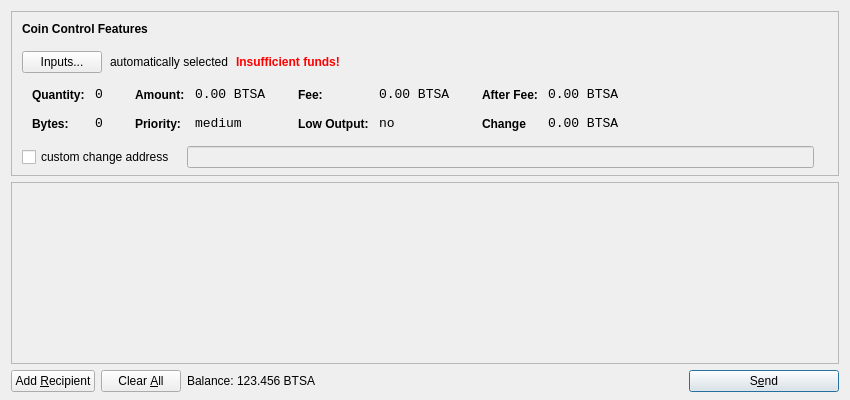
<?xml version="1.0" encoding="UTF-8"?>
<ui version="4.0">
 <class>SendCoinsDialog</class>
 <widget class="QDialog" name="SendCoinsDialog">
  <property name="geometry">
   <rect>
    <x>0</x>
    <y>0</y>
    <width>850</width>
    <height>400</height>
   </rect>
  </property>
  <property name="windowTitle">
   <string>Send Coins</string>
  </property>
  <layout class="QVBoxLayout" name="verticalLayout" stretch="0,1,0">
   <property name="bottomMargin">
    <number>8</number>
   </property>
   <item>
    <widget class="QFrame" name="frameCoinControl">
     <property name="sizePolicy">
      <sizepolicy hsizetype="Expanding" vsizetype="Expanding">
       <horstretch>0</horstretch>
       <verstretch>0</verstretch>
      </sizepolicy>
     </property>
     <property name="maximumSize">
      <size>
       <width>16777215</width>
       <height>16777215</height>
      </size>
     </property>
     <property name="frameShape">
      <enum>QFrame::StyledPanel</enum>
     </property>
     <property name="frameShadow">
      <enum>QFrame::Sunken</enum>
     </property>
     <layout class="QVBoxLayout" name="verticalLayoutCoinControl2">
      <property name="spacing">
       <number>-1</number>
      </property>
      <property name="leftMargin">
       <number>0</number>
      </property>
      <property name="topMargin">
       <number>0</number>
      </property>
      <property name="rightMargin">
       <number>0</number>
      </property>
      <property name="bottomMargin">
       <number>6</number>
      </property>
      <item>
       <layout class="QVBoxLayout" name="verticalLayoutCoinControl" stretch="0,0,0,0,1">
        <property name="spacing">
         <number>0</number>
        </property>
        <property name="leftMargin">
         <number>10</number>
        </property>
        <property name="topMargin">
         <number>10</number>
        </property>
        <item>
         <layout class="QHBoxLayout" name="horizontalLayoutCoinControl1">
          <property name="bottomMargin">
           <number>15</number>
          </property>
          <item>
           <widget class="QLabel" name="labelCoinControlFeatures">
            <property name="sizePolicy">
             <sizepolicy hsizetype="Preferred" vsizetype="Maximum">
              <horstretch>0</horstretch>
              <verstretch>0</verstretch>
             </sizepolicy>
            </property>
            <property name="font">
             <font>
              <weight>75</weight>
              <bold>true</bold>
             </font>
            </property>
            <property name="styleSheet">
             <string notr="true">font-weight:bold;</string>
            </property>
            <property name="text">
             <string>Coin Control Features</string>
            </property>
           </widget>
          </item>
         </layout>
        </item>
        <item>
         <layout class="QHBoxLayout" name="horizontalLayoutCoinControl2" stretch="0,0,0,0">
          <property name="spacing">
           <number>8</number>
          </property>
          <property name="bottomMargin">
           <number>10</number>
          </property>
          <item>
           <widget class="QPushButton" name="pushButtonCoinControl">
            <property name="styleSheet">
             <string notr="true"/>
            </property>
            <property name="text">
             <string>Inputs...</string>
            </property>
           </widget>
          </item>
          <item>
           <widget class="QLabel" name="labelCoinControlAutomaticallySelected">
            <property name="text">
             <string>automatically selected</string>
            </property>
            <property name="margin">
             <number>5</number>
            </property>
           </widget>
          </item>
          <item>
           <widget class="QLabel" name="labelCoinControlInsuffFunds">
            <property name="font">
             <font>
              <weight>75</weight>
              <bold>true</bold>
             </font>
            </property>
            <property name="styleSheet">
             <string notr="true">color:red;font-weight:bold;</string>
            </property>
            <property name="text">
             <string>Insufficient funds!</string>
            </property>
            <property name="margin">
             <number>5</number>
            </property>
           </widget>
          </item>
          <item>
           <spacer name="horizontalSpacerCoinControl">
            <property name="orientation">
             <enum>Qt::Horizontal</enum>
            </property>
            <property name="sizeHint" stdset="0">
             <size>
              <width>40</width>
              <height>1</height>
             </size>
            </property>
           </spacer>
          </item>
         </layout>
        </item>
        <item>
         <widget class="QWidget" name="widgetCoinControl" native="true">
          <property name="sizePolicy">
           <sizepolicy hsizetype="Preferred" vsizetype="Preferred">
            <horstretch>0</horstretch>
            <verstretch>0</verstretch>
           </sizepolicy>
          </property>
          <property name="minimumSize">
           <size>
            <width>0</width>
            <height>0</height>
           </size>
          </property>
          <property name="styleSheet">
           <string notr="true"/>
          </property>
          <layout class="QHBoxLayout" name="horizontalLayoutCoinControl5">
           <property name="margin">
            <number>0</number>
           </property>
           <item>
            <layout class="QHBoxLayout" name="horizontalLayoutCoinControl3" stretch="0,0,0,1">
             <property name="spacing">
              <number>20</number>
             </property>
             <property name="topMargin">
              <number>0</number>
             </property>
             <property name="bottomMargin">
              <number>10</number>
             </property>
             <item>
              <layout class="QFormLayout" name="formLayoutCoinControl1">
               <property name="horizontalSpacing">
                <number>10</number>
               </property>
               <property name="verticalSpacing">
                <number>14</number>
               </property>
               <property name="leftMargin">
                <number>10</number>
               </property>
               <property name="topMargin">
                <number>4</number>
               </property>
               <property name="rightMargin">
                <number>6</number>
               </property>
               <item row="0" column="0">
                <widget class="QLabel" name="labelCoinControlQuantityText">
                 <property name="styleSheet">
                  <string notr="true">font-weight:bold;</string>
                 </property>
                 <property name="text">
                  <string>Quantity:</string>
                 </property>
                 <property name="margin">
                  <number>0</number>
                 </property>
                </widget>
               </item>
               <item row="0" column="1">
                <widget class="QLabel" name="labelCoinControlQuantity">
                 <property name="font">
                  <font>
                   <family>Monospace</family>
                   <pointsize>10</pointsize>
                  </font>
                 </property>
                 <property name="cursor">
                  <cursorShape>IBeamCursor</cursorShape>
                 </property>
                 <property name="contextMenuPolicy">
                  <enum>Qt::ActionsContextMenu</enum>
                 </property>
                 <property name="text">
                  <string>0</string>
                 </property>
                 <property name="margin">
                  <number>0</number>
                 </property>
                 <property name="textInteractionFlags">
                  <set>Qt::LinksAccessibleByMouse|Qt::TextSelectableByKeyboard|Qt::TextSelectableByMouse</set>
                 </property>
                </widget>
               </item>
               <item row="1" column="0">
                <widget class="QLabel" name="labelCoinControlBytesText">
                 <property name="styleSheet">
                  <string notr="true">font-weight:bold;</string>
                 </property>
                 <property name="text">
                  <string>Bytes:</string>
                 </property>
                </widget>
               </item>
               <item row="1" column="1">
                <widget class="QLabel" name="labelCoinControlBytes">
                 <property name="font">
                  <font>
                   <family>Monospace</family>
                   <pointsize>10</pointsize>
                  </font>
                 </property>
                 <property name="cursor">
                  <cursorShape>IBeamCursor</cursorShape>
                 </property>
                 <property name="contextMenuPolicy">
                  <enum>Qt::ActionsContextMenu</enum>
                 </property>
                 <property name="text">
                  <string>0</string>
                 </property>
                 <property name="textInteractionFlags">
                  <set>Qt::LinksAccessibleByMouse|Qt::TextSelectableByKeyboard|Qt::TextSelectableByMouse</set>
                 </property>
                </widget>
               </item>
              </layout>
             </item>
             <item>
              <layout class="QFormLayout" name="formLayoutCoinControl2">
               <property name="horizontalSpacing">
                <number>10</number>
               </property>
               <property name="verticalSpacing">
                <number>14</number>
               </property>
               <property name="leftMargin">
                <number>6</number>
               </property>
               <property name="topMargin">
                <number>4</number>
               </property>
               <property name="rightMargin">
                <number>6</number>
               </property>
               <item row="0" column="0">
                <widget class="QLabel" name="labelCoinControlAmountText">
                 <property name="styleSheet">
                  <string notr="true">font-weight:bold;</string>
                 </property>
                 <property name="text">
                  <string>Amount:</string>
                 </property>
                 <property name="margin">
                  <number>0</number>
                 </property>
                </widget>
               </item>
               <item row="0" column="1">
                <widget class="QLabel" name="labelCoinControlAmount">
                 <property name="font">
                  <font>
                   <family>Monospace</family>
                   <pointsize>10</pointsize>
                  </font>
                 </property>
                 <property name="cursor">
                  <cursorShape>IBeamCursor</cursorShape>
                 </property>
                 <property name="contextMenuPolicy">
                  <enum>Qt::ActionsContextMenu</enum>
                 </property>
                 <property name="text">
                  <string>0.00 BTSA</string>
                 </property>
                 <property name="textInteractionFlags">
                  <set>Qt::LinksAccessibleByMouse|Qt::TextSelectableByKeyboard|Qt::TextSelectableByMouse</set>
                 </property>
                </widget>
               </item>
               <item row="1" column="0">
                <widget class="QLabel" name="labelCoinControlPriorityText">
                 <property name="styleSheet">
                  <string notr="true">font-weight:bold;</string>
                 </property>
                 <property name="text">
                  <string>Priority:</string>
                 </property>
                </widget>
               </item>
               <item row="1" column="1">
                <widget class="QLabel" name="labelCoinControlPriority">
                 <property name="font">
                  <font>
                   <family>Monospace</family>
                   <pointsize>10</pointsize>
                  </font>
                 </property>
                 <property name="cursor">
                  <cursorShape>IBeamCursor</cursorShape>
                 </property>
                 <property name="contextMenuPolicy">
                  <enum>Qt::ActionsContextMenu</enum>
                 </property>
                 <property name="text">
                  <string>medium</string>
                 </property>
                 <property name="textInteractionFlags">
                  <set>Qt::LinksAccessibleByMouse|Qt::TextSelectableByKeyboard|Qt::TextSelectableByMouse</set>
                 </property>
                </widget>
               </item>
              </layout>
             </item>
             <item>
              <layout class="QFormLayout" name="formLayoutCoinControl3">
               <property name="horizontalSpacing">
                <number>10</number>
               </property>
               <property name="verticalSpacing">
                <number>14</number>
               </property>
               <property name="leftMargin">
                <number>6</number>
               </property>
               <property name="topMargin">
                <number>4</number>
               </property>
               <property name="rightMargin">
                <number>6</number>
               </property>
               <item row="0" column="0">
                <widget class="QLabel" name="labelCoinControlFeeText">
                 <property name="styleSheet">
                  <string notr="true">font-weight:bold;</string>
                 </property>
                 <property name="text">
                  <string>Fee:</string>
                 </property>
                 <property name="margin">
                  <number>0</number>
                 </property>
                </widget>
               </item>
               <item row="0" column="1">
                <widget class="QLabel" name="labelCoinControlFee">
                 <property name="font">
                  <font>
                   <family>Monospace</family>
                   <pointsize>10</pointsize>
                  </font>
                 </property>
                 <property name="cursor">
                  <cursorShape>IBeamCursor</cursorShape>
                 </property>
                 <property name="contextMenuPolicy">
                  <enum>Qt::ActionsContextMenu</enum>
                 </property>
                 <property name="text">
                  <string>0.00 BTSA</string>
                 </property>
                 <property name="textInteractionFlags">
                  <set>Qt::LinksAccessibleByMouse|Qt::TextSelectableByKeyboard|Qt::TextSelectableByMouse</set>
                 </property>
                </widget>
               </item>
               <item row="1" column="0">
                <widget class="QLabel" name="labelCoinControlLowOutputText">
                 <property name="styleSheet">
                  <string notr="true">font-weight:bold;</string>
                 </property>
                 <property name="text">
                  <string>Low Output:</string>
                 </property>
                </widget>
               </item>
               <item row="1" column="1">
                <widget class="QLabel" name="labelCoinControlLowOutput">
                 <property name="font">
                  <font>
                   <family>Monospace</family>
                   <pointsize>10</pointsize>
                  </font>
                 </property>
                 <property name="cursor">
                  <cursorShape>IBeamCursor</cursorShape>
                 </property>
                 <property name="contextMenuPolicy">
                  <enum>Qt::ActionsContextMenu</enum>
                 </property>
                 <property name="text">
                  <string>no</string>
                 </property>
                 <property name="textInteractionFlags">
                  <set>Qt::LinksAccessibleByMouse|Qt::TextSelectableByKeyboard|Qt::TextSelectableByMouse</set>
                 </property>
                </widget>
               </item>
              </layout>
             </item>
             <item>
              <layout class="QFormLayout" name="formLayoutCoinControl4">
               <property name="horizontalSpacing">
                <number>10</number>
               </property>
               <property name="verticalSpacing">
                <number>14</number>
               </property>
               <property name="leftMargin">
                <number>6</number>
               </property>
               <property name="topMargin">
                <number>4</number>
               </property>
               <property name="rightMargin">
                <number>6</number>
               </property>
               <item row="0" column="0">
                <widget class="QLabel" name="labelCoinControlAfterFeeText">
                 <property name="styleSheet">
                  <string notr="true">font-weight:bold;</string>
                 </property>
                 <property name="text">
                  <string>After Fee:</string>
                 </property>
                 <property name="margin">
                  <number>0</number>
                 </property>
                </widget>
               </item>
               <item row="0" column="1">
                <widget class="QLabel" name="labelCoinControlAfterFee">
                 <property name="font">
                  <font>
                   <family>Monospace</family>
                   <pointsize>10</pointsize>
                  </font>
                 </property>
                 <property name="cursor">
                  <cursorShape>IBeamCursor</cursorShape>
                 </property>
                 <property name="contextMenuPolicy">
                  <enum>Qt::ActionsContextMenu</enum>
                 </property>
                 <property name="text">
                  <string>0.00 BTSA</string>
                 </property>
                 <property name="textInteractionFlags">
                  <set>Qt::LinksAccessibleByMouse|Qt::TextSelectableByKeyboard|Qt::TextSelectableByMouse</set>
                 </property>
                </widget>
               </item>
               <item row="1" column="0">
                <widget class="QLabel" name="labelCoinControlChangeText">
                 <property name="styleSheet">
                  <string notr="true">font-weight:bold;</string>
                 </property>
                 <property name="text">
                  <string>Change</string>
                 </property>
                </widget>
               </item>
               <item row="1" column="1">
                <widget class="QLabel" name="labelCoinControlChange">
                 <property name="font">
                  <font>
                   <family>Monospace</family>
                   <pointsize>10</pointsize>
                  </font>
                 </property>
                 <property name="cursor">
                  <cursorShape>IBeamCursor</cursorShape>
                 </property>
                 <property name="contextMenuPolicy">
                  <enum>Qt::ActionsContextMenu</enum>
                 </property>
                 <property name="text">
                  <string>0.00 BTSA</string>
                 </property>
                 <property name="textInteractionFlags">
                  <set>Qt::LinksAccessibleByMouse|Qt::TextSelectableByKeyboard|Qt::TextSelectableByMouse</set>
                 </property>
                </widget>
               </item>
              </layout>
             </item>
            </layout>
           </item>
          </layout>
         </widget>
        </item>
        <item>
         <layout class="QHBoxLayout" name="horizontalLayoutCoinControl4" stretch="0,0,0">
          <property name="spacing">
           <number>12</number>
          </property>
          <property name="sizeConstraint">
           <enum>QLayout::SetDefaultConstraint</enum>
          </property>
          <property name="topMargin">
           <number>5</number>
          </property>
          <property name="rightMargin">
           <number>5</number>
          </property>
          <item>
           <widget class="QCheckBox" name="checkBoxCoinControlChange">
            <property name="text">
             <string>custom change address</string>
            </property>
           </widget>
          </item>
          <item>
           <widget class="QLineEdit" name="lineEditCoinControlChange">
            <property name="enabled">
             <bool>false</bool>
            </property>
            <property name="sizePolicy">
             <sizepolicy hsizetype="Expanding" vsizetype="Fixed">
              <horstretch>0</horstretch>
              <verstretch>0</verstretch>
             </sizepolicy>
            </property>
           </widget>
          </item>
          <item>
           <widget class="QLabel" name="labelCoinControlChangeLabel">
            <property name="sizePolicy">
             <sizepolicy hsizetype="Preferred" vsizetype="Expanding">
              <horstretch>0</horstretch>
              <verstretch>0</verstretch>
             </sizepolicy>
            </property>
            <property name="minimumSize">
             <size>
              <width>0</width>
              <height>0</height>
             </size>
            </property>
            <property name="text">
             <string/>
            </property>
            <property name="margin">
             <number>3</number>
            </property>
           </widget>
          </item>
         </layout>
        </item>
        <item>
         <spacer name="verticalSpacerCoinControl">
          <property name="orientation">
           <enum>Qt::Vertical</enum>
          </property>
          <property name="sizeHint" stdset="0">
           <size>
            <width>800</width>
            <height>1</height>
           </size>
          </property>
         </spacer>
        </item>
       </layout>
      </item>
     </layout>
    </widget>
   </item>
   <item>
    <widget class="QScrollArea" name="scrollArea">
     <property name="widgetResizable">
      <bool>true</bool>
     </property>
     <widget class="QWidget" name="scrollAreaWidgetContents">
      <property name="geometry">
       <rect>
        <x>0</x>
        <y>0</y>
        <width>830</width>
        <height>165</height>
       </rect>
      </property>
      <layout class="QVBoxLayout" name="verticalLayout_2">
       <property name="margin">
        <number>0</number>
       </property>
       <item>
        <layout class="QVBoxLayout" name="entries">
         <property name="spacing">
          <number>6</number>
         </property>
        </layout>
       </item>
       <item>
        <spacer name="verticalSpacer">
         <property name="orientation">
          <enum>Qt::Vertical</enum>
         </property>
         <property name="sizeHint" stdset="0">
          <size>
           <width>20</width>
           <height>40</height>
          </size>
         </property>
        </spacer>
       </item>
      </layout>
     </widget>
    </widget>
   </item>
   <item>
    <layout class="QHBoxLayout" name="horizontalLayout">
     <item>
      <widget class="QPushButton" name="addButton">
       <property name="toolTip">
        <string>Send to multiple recipients at once</string>
       </property>
       <property name="text">
        <string>Add &amp;Recipient</string>
       </property>
       <property name="icon">
        <iconset resource="../bitcoin.qrc">
         <normaloff>:/icons/add</normaloff>:/icons/add</iconset>
       </property>
       <property name="autoDefault">
        <bool>false</bool>
       </property>
      </widget>
     </item>
     <item>
      <widget class="QPushButton" name="clearButton">
       <property name="sizePolicy">
        <sizepolicy hsizetype="Minimum" vsizetype="Fixed">
         <horstretch>0</horstretch>
         <verstretch>0</verstretch>
        </sizepolicy>
       </property>
       <property name="toolTip">
        <string>Remove all transaction fields</string>
       </property>
       <property name="text">
        <string>Clear &amp;All</string>
       </property>
       <property name="icon">
        <iconset resource="../bitcoin.qrc">
         <normaloff>:/icons/remove</normaloff>:/icons/remove</iconset>
       </property>
       <property name="autoRepeatDelay">
        <number>300</number>
       </property>
       <property name="autoDefault">
        <bool>false</bool>
       </property>
      </widget>
     </item>
     <item>
      <layout class="QHBoxLayout" name="horizontalLayout_2">
       <property name="spacing">
        <number>3</number>
       </property>
       <item>
        <widget class="QLabel" name="label">
         <property name="sizePolicy">
          <sizepolicy hsizetype="Preferred" vsizetype="Fixed">
           <horstretch>0</horstretch>
           <verstretch>0</verstretch>
          </sizepolicy>
         </property>
         <property name="text">
          <string>Balance:</string>
         </property>
        </widget>
       </item>
       <item>
        <widget class="QLabel" name="labelBalance">
         <property name="sizePolicy">
          <sizepolicy hsizetype="Preferred" vsizetype="Fixed">
           <horstretch>0</horstretch>
           <verstretch>0</verstretch>
          </sizepolicy>
         </property>
         <property name="cursor">
          <cursorShape>IBeamCursor</cursorShape>
         </property>
         <property name="text">
          <string>123.456 BTSA</string>
         </property>
         <property name="textInteractionFlags">
          <set>Qt::LinksAccessibleByMouse|Qt::TextSelectableByKeyboard|Qt::TextSelectableByMouse</set>
         </property>
        </widget>
       </item>
      </layout>
     </item>
     <item>
      <spacer name="horizontalSpacer">
       <property name="orientation">
        <enum>Qt::Horizontal</enum>
       </property>
       <property name="sizeHint" stdset="0">
        <size>
         <width>40</width>
         <height>20</height>
        </size>
       </property>
      </spacer>
     </item>
     <item>
      <widget class="QPushButton" name="sendButton">
       <property name="minimumSize">
        <size>
         <width>150</width>
         <height>0</height>
        </size>
       </property>
       <property name="toolTip">
        <string>Confirm the send action</string>
       </property>
       <property name="text">
        <string>S&amp;end</string>
       </property>
       <property name="icon">
        <iconset resource="../bitcoin.qrc">
         <normaloff>:/icons/send</normaloff>:/icons/send</iconset>
       </property>
       <property name="default">
        <bool>true</bool>
       </property>
      </widget>
     </item>
    </layout>
   </item>
  </layout>
 </widget>
 <resources>
  <include location="../bitcoin.qrc"/>
 </resources>
 <connections/>
</ui>
